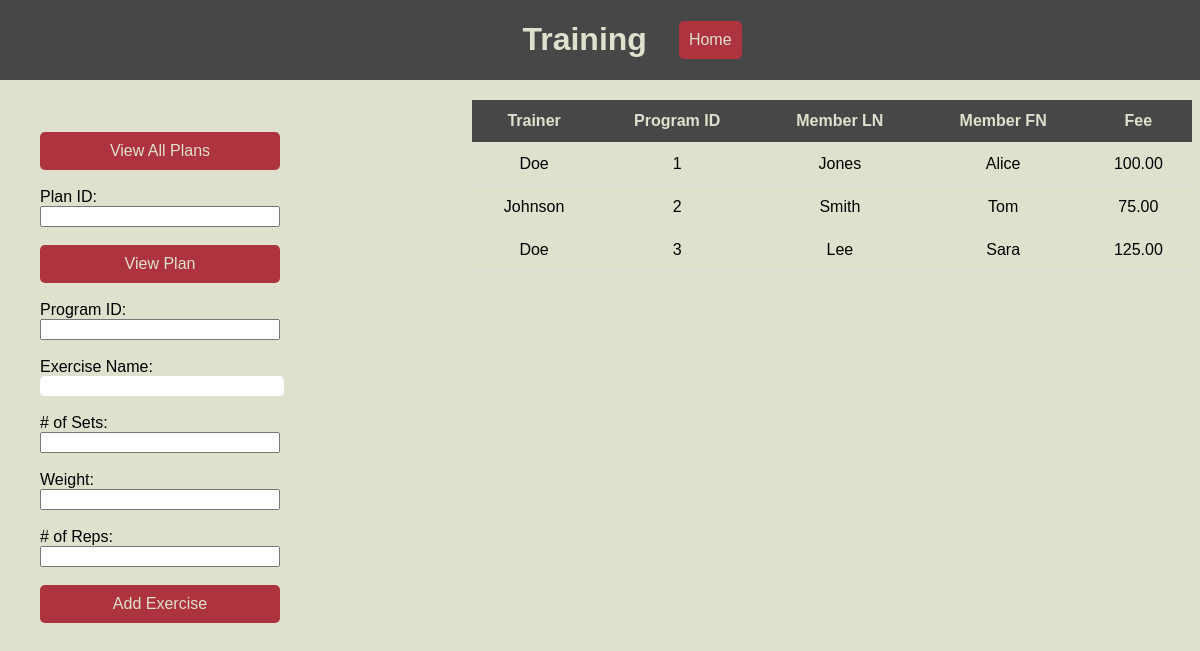
Screenshot of /training-programs.php (signed in) with the database file from the repository.
### tables this page shows
CREATE TABLE IF NOT EXISTS Member(
    MemberID INT NOT NULL,
    FirstName varchar(50) DEFAULT NULL,
    LastName varchar(50) DEFAULT NULL,
    Phone varchar(50) DEFAULT NULL,
    PRIMARY KEY (MemberID)
);

CREATE TABLE IF NOT EXISTS Employee(
    EmployeeID INT NOT NULL,
    SSN INT NOT NULL UNIQUE,
    Password varchar(20) NOT NULL,
    FirstName varchar(50) DEFAULT NULL,
    LastName varchar(50) DEFAULT NULL,
    Phone varchar(20) DEFAULT NULL,
    IsTrainer BOOLEAN DEFAULT FALSE,
    CertificationID INT UNIQUE DEFAULT NULL,
    PRIMARY KEY (EmployeeID)
);

CREATE TABLE IF NOT EXISTS Tracks(
    MemberID INT NOT NULL,
    ProgramID INT NOT NULL,
    PRIMARY KEY (MemberID, ProgramID)
);

CREATE TABLE IF NOT EXISTS Trains(
    MemberID INT NOT NULL,
    EmployeeID INT NOT NULL,
    Fee DECIMAL(10,2) DEFAULT NULL,
    PRIMARY KEY (MemberID, EmployeeID)
);

### training_table_all.php (the view, shortened to what this page needs)
<?php
$dbhost = "mysql.eecs.ku.edu";
$dbuser = "a542f781";
$dbpass = "password";
$dbname = "a542f781";
$conn = mysqli_connect($dbhost, $dbuser, $dbpass, $dbname);
$sql = "SELECT Employee.LastName AS TrainerLN, ProgramID, Member.LastName AS MemberLN, Member.FirstName, Fee FROM Member, Employee, Trains, Tracks WHERE Member.MemberID = Trains.MemberID AND Tracks.MemberID = Member.MemberID AND Employee.EmployeeID = Trains.EmployeeID";
$result = mysqli_query($conn, $sql);
if (mysqli_num_rows($result) > 0) {
  echo "<table>";
  echo "<tr><th>Trainer</th><th>Program ID</th><th>Member LN</th><th>Member FN</th><th>Fee</th></tr>";
  while ($row = mysqli_fetch_assoc($result)) {
    echo "<tr><td>" . $row["TrainerLN"] . "</td><td>" . $row["ProgramID"] . "</td><td>" . $row["MemberLN"] . "</td><td>" . $row["FirstName"]  . "</td><td>" . $row["Fee"] . "</td></tr>";
  }
  echo "</table>";
} else {
  echo "No results found.";
}
?>

### training-programs.php (shortened to what this page needs)
<!DOCTYPE html>
<html lang = "en">
   <head>
    <link rel="stylesheet"  href="style1.css" >
   </head>
    <header>
        <div>
        <h1>Training</h1>
        </div>
        <div class="home">
        <a href="dashboard.php"><button>Home</button></a>
        </div>
    </header>
   <body>
    <main>
        <div class="topSection">
        <div class="inner">
            <form method="post">
            <button type = "submit" name = "viewAll">View All Plans</button>
            </form>
            <br>
            <form method="post">
            <label>Plan ID:</label>
            <input type="number" name="PlanNum" required><br>
            <button type = "submit" name = "viewPlan">View Plan</button>
            </form>
            <br>
            <form method="post">
            <label>Program ID:</label>
            <input type="number" name="ProgramID" required><br>
            <label>Exercise Name:</label>
            <input type="text" name="ExerciseName" required><br>
            <label># of Sets:</label>
            <input type="number" name="NumSets" required><br>
            <label>Weight:</label>
            <input type="number" name="Weight" required><br>
            <label># of Reps:</label>
            <input type="number" name="NumReps" required><br>
            <button type = "submit" name = "addExercise">Add Exercise</button>
            <br><br>
            </form>
        </div>
        <div class="rightSection">
           <?php
          if (isset($_POST['viewPlan'])) {
            $programID = $_POST['PlanNum'];
            include 'training_table_plan.php';
          }
          else{
            include 'training_table_all.php';
          }
          ?>
        </div>
        </div>
    </main>
   </body>
</html>

### style1.css (style rules this page uses)
:root { --eggshell: #E0E0CE; --darkeggshell: #cacab9; --black: #000000; --yellow: #F2AF29; --gray: #474747; --red: #AD343E; --darkred: #79242B; }
body { font-family: Arial, sans-serif; background-color: var(--eggshell); }
h1 { text-align: center; }
form { display: flex; flex-direction: column; }
label { font-size: 16px; }
input[type="text"], input[type="password"] { font-size: 16px; border: none; border-radius: 5px; width: 100%; color: var(--gray); }
button { padding: 10px; font-size: 16px; background-color: var(--red); color: var(--eggshell); border: none; border-radius: 5px; cursor: pointer; transition: all 0.3s ease; }
.topSection { width: 100%; display: flex; justify-content: space-between; }
.inner { display: inline-block; width: 20vw; padding: 2em; }
.rightSection { display: inline-block; width: 60vw; }
header { display: flex; position: fixed; top: 0; left: 0; width: 100%; color: var(--eggshell); justify-content: center; align-items: center; background-color: var(--gray); padding-left: 2rem; padding-right: 2rem; border-radius: 0.5; }
main { margin-top: 100px; }
.home { padding-left: 2em; }
table { border-collapse: collapse; width: 100%; }
th, td { padding: 12px; text-align: center; border-bottom: 1px solid #ddd; }
th { background-color: var(--gray); color: var(--eggshell); }

### rows the page displays
member: employee.LastName "Doe", tracks.ProgramID "1", LastName "Jones", FirstName "Alice", trains.Fee "100.00"
member: employee.LastName "Johnson", tracks.ProgramID "2", LastName "Smith", FirstName "Tom", trains.Fee "75.00"
member: employee.LastName "Doe", tracks.ProgramID "3", LastName "Lee", FirstName "Sara", trains.Fee "125.00"
